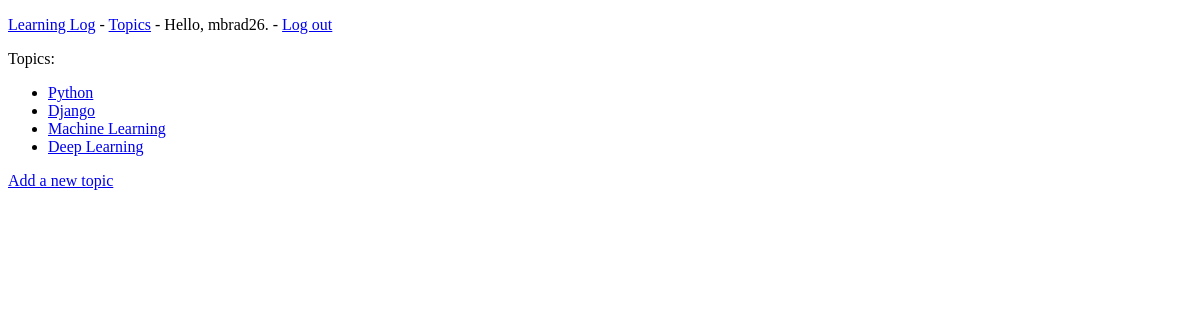
Before: /topics/ (signed in) with the older database file.
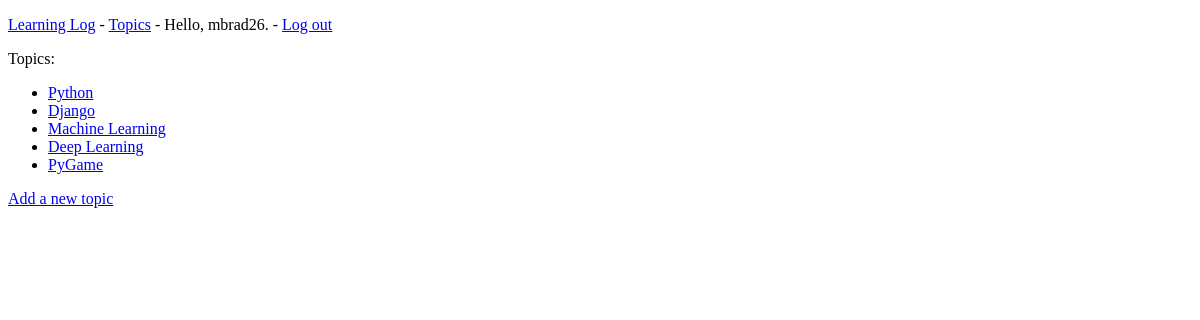
After: the same page with the newer database file.
### logs/models.py (models this page shows)
class Topic(models.Model):
    text = models.CharField(max_length=200)
    date_added = models.DateTimeField(auto_now_add=True)
    owner = models.ForeignKey(User, on_delete=models.CASCADE)
    def __str__(self):
        return self.text

### logs/views.py (the view)
# urls.py: path('topics/', views.topics, name='topics'),
@login_required()
def topics(request):
    topics = Topic.objects.filter(owner=request.user).order_by('date_added')
    context = {'topics': topics}
    return render(request, 'logs/topics.html', context)

### logs/templates/logs/topics.html (shortened to what this page needs)
<!DOCTYPE html>
<html lang="en">
<head>
</head>
<body>
    {% extends 'logs/base.html' %}
    {% block content %}
        <p>Topics:</p>
        <ul>
            {% for topic in topics %}
            <li><a href="{% url 'logs:topic' topic.id%}">{{ topic }}</a></li>
            {% empty %}
                <li>No topics have been added yet.</li>
            {% endfor %}
        </ul>
        <a href="{% url 'logs:new_topic' %}">Add a new topic</a>
    {% endblock content %}

Changed rows visible on the page:
added Topic: text "PyGame"
